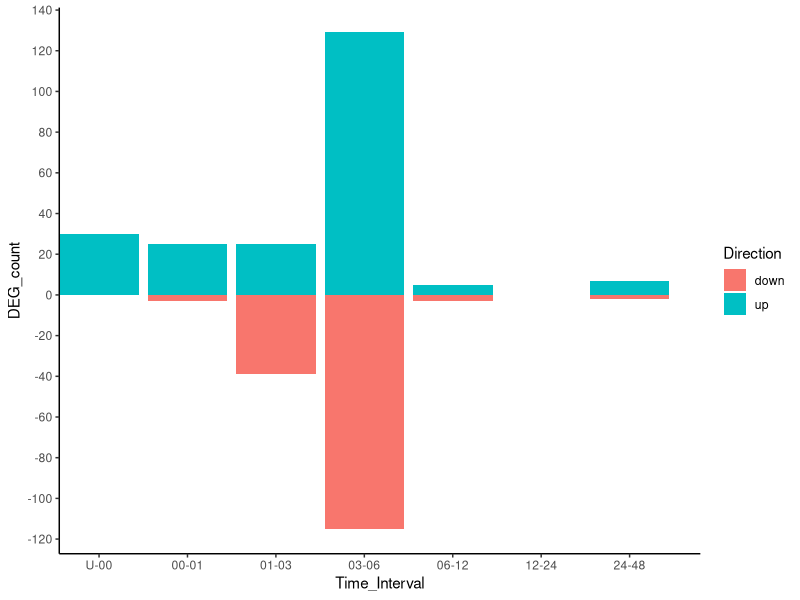
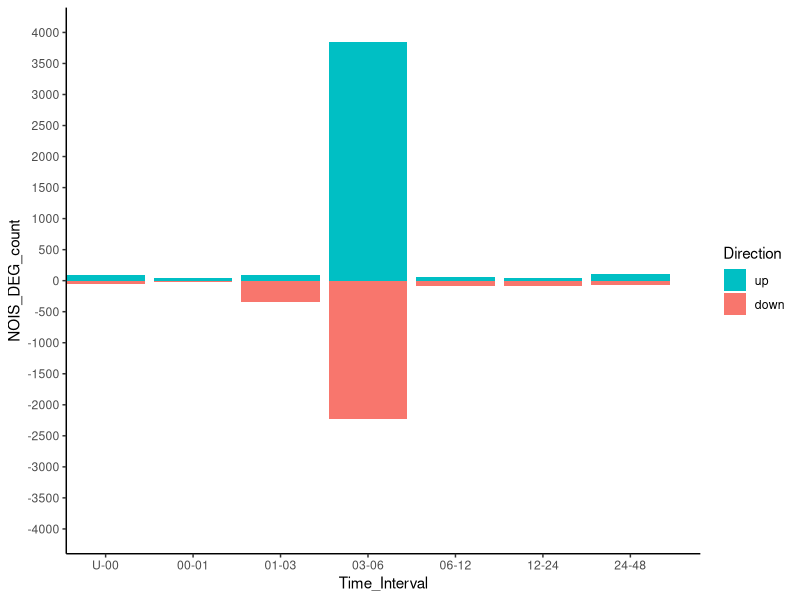

The R source for these figures, in order:
##Dorothy Mitchell ##
### Mapping with Bowtie2 Quantification with RSEM -- on Trimmed Reads ## 
## CydRegenSeq ## 

##R version 4.1.2 (2021-11-01) -- "Bird Hippie"
##Copyright (C) 2021 The R Foundation for Statistical Computing
##Platform: x86_64-apple-darwin17.0 (64-bit)


#####################
library(ggplot2)

## EDGE R 
ED_DEG <- data.frame( 
  Time_Interval = rep(c('U-00','00-01','01-03','03-06','06-12','12-24','24-48'), each = 2),
  DEG_count = c(30,0,25,-3,25,-39,129,-115,5,-3,0,0,7,-2),
  Direction = rep(c("up","down"),7))
  
ggplot(ED_DEG, aes(x = Time_Interval, y = DEG_count))+
  geom_col(aes(fill = Direction))+
  theme_classic()+
   scale_x_discrete(limits=ED_DEG$Time_Interval)+
scale_y_continuous(breaks = seq(-300,300, by=20))


#NOISEQ  
NOIS_DEG <- data.frame( 
  Time_Interval = rep(c('U-00','00-01','01-03','03-06','06-12','12-24','24-48'), each = 2),
  NOIS_DEG_count = c(91,-57,50,-16,94,-340,3843,-2223,58,-79,45,-78,108,-62),
  Direction = rep(c("up","down"),7))

ggplot(NOIS_DEG, aes(x = Time_Interval, y = NOIS_DEG_count))+
  geom_col(aes(fill = Direction) )+
  theme_classic()+
  scale_x_discrete(limits=NOIS_DEG$Time_Interval)+
  scale_y_continuous(limits = c(-4000,4000), breaks = seq(-4000,4000, by=500 ))+
  scale_fill_discrete(breaks=c("up", "down"))
  


